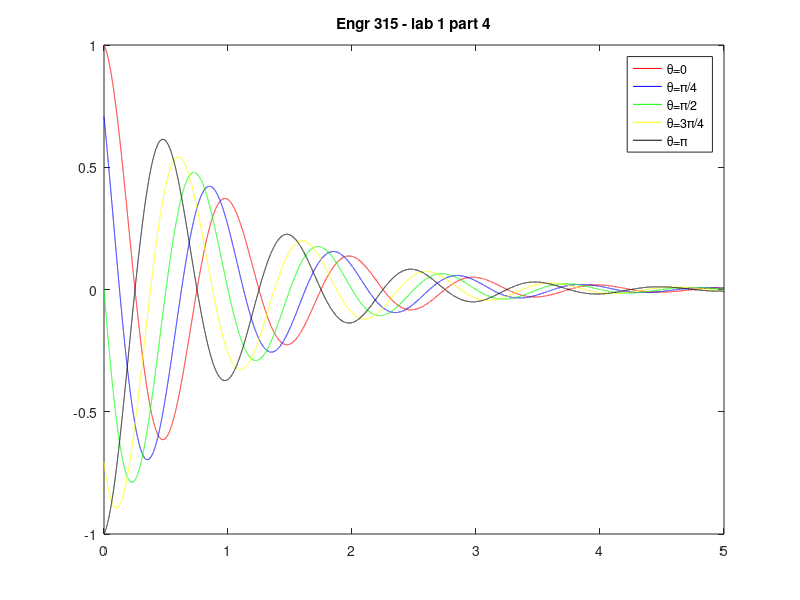

This figure's MATLAB source:
clc;

set(clf, 'Color', 'w');

% given function x(t)=exp(-alpha.*t).*(cos((omega.*t)+theta)).*ut;
    ut=1;
    t=0:0.0001:5;
% constant alpha and omega value
    omega=2.*pi.*1;
    alpha=1;

    % theta=0
x1=exp(-alpha.*t).*(cos((omega.*t)+0)).*ut;

    % theta=pi/4
x2=exp(-alpha.*t).*(cos((omega.*t)+(pi/4))).*ut;

    % theta=pi/2
x3=exp(-alpha.*t).*(cos((omega.*t)+(pi/2))).*ut;

    % theta=3pi/4
x4=exp(-alpha.*t).*(cos((omega.*t)+(3.*pi/4))).*ut;

    % theta=pi
x5=exp(-alpha.*t).*(cos((omega.*t)+(pi))).*ut;

    plot(t,x1,'r',t,x2,'b',t,x3,'g',t,x4,'y',t,x5,'k');
legend('\theta=0','\theta=\pi/4','\theta=\pi/2','\theta=3\pi/4','\theta=\pi');
title('Engr 315 - lab 1 part 4');